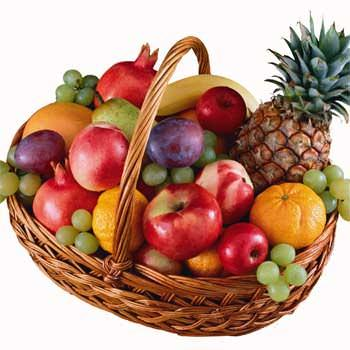
#> input picture 5210411135/image/fruit.jpg, 350 x 350 px, found by its file name
$ python rotate.py
#> lines starting #> are read from the running program, lines starting #| are printed output that depends on the picture
import cv2
import numpy as np
import time
import math

# membaca gambar
img = cv2.imread("D:/Citra Digital Praktik/5210411135/image/fruit.jpg")
#> img is the input picture: shape (350, 350, 3); mean B, G, R 125.1, 143.7, 185.9
cvimg = img.copy()

row, column = img.shape[:2]
#> row = 350; column = 350
newImg = np.zeros(((row,column,3))).astype(np.uint8)

derajat = 45
t = math.radians((derajat))
cos,sin = (math.cos(t), math.sin(t))

cx,cy = (row//2, column//2)
#> cx = 175; cy = 175

# opencv
cvstart = time.time()
rotM = cv2.getRotationMatrix2D((cx,cy), -derajat, 1)
cvRot = cv2.warpAffine(cvimg, rotM, (column,row))
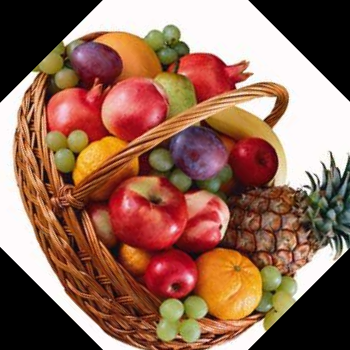
#> cvRot: shape (350, 350, 3); mean B, G, R 85.5, 104, 146
cv2.imshow('rotate opencv', cvRot)
cvend = time.time()

# manual
mnstart = time.time()
for i in range(row):
    for j in range(column):
        x = round(cx + (i-cx) * cos - (j-cy) * sin)
        y = round(cy + (i-cx) * sin + (j-cy) * cos)

        if (0 <= x < row)and(0 <= y < column):
            newImg[i,j] = img[x,y]
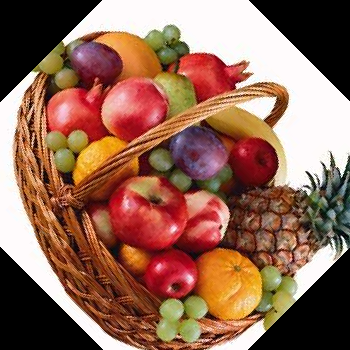
#> newImg: shape (350, 350, 3); mean B, G, R 85.6, 104, 146
cv2.imshow("ratate", newImg)
mnend = time.time()

cv2.waitKey()
print(f"opencv \t:{cvend - cvstart}\nmanual \t:{mnend - mnstart}")

$ run again, with 5210411135/image/minusbucket.jpg copied over 5210411135/image/fruit.jpg
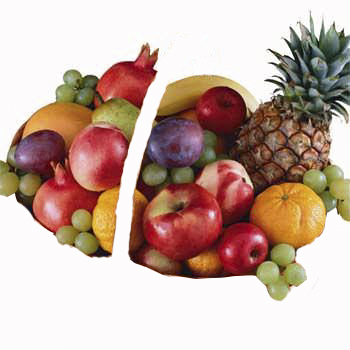
#> input picture 5210411135/image/minusbucket.jpg, 350 x 350 px, found by its file name
#> img is the input picture: shape (350, 350, 3); mean B, G, R 161.3, 172.3, 196.9
#> `cvRot = cv2.warpAffine(cvimg, rotM, (column,row))`:
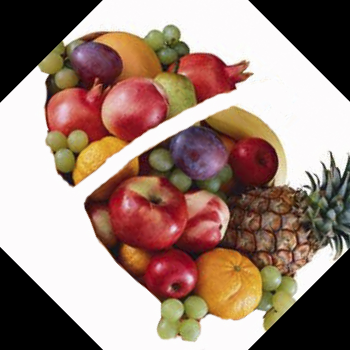
#> cvRot: shape (350, 350, 3); mean B, G, R 121.3, 132.3, 156.9
